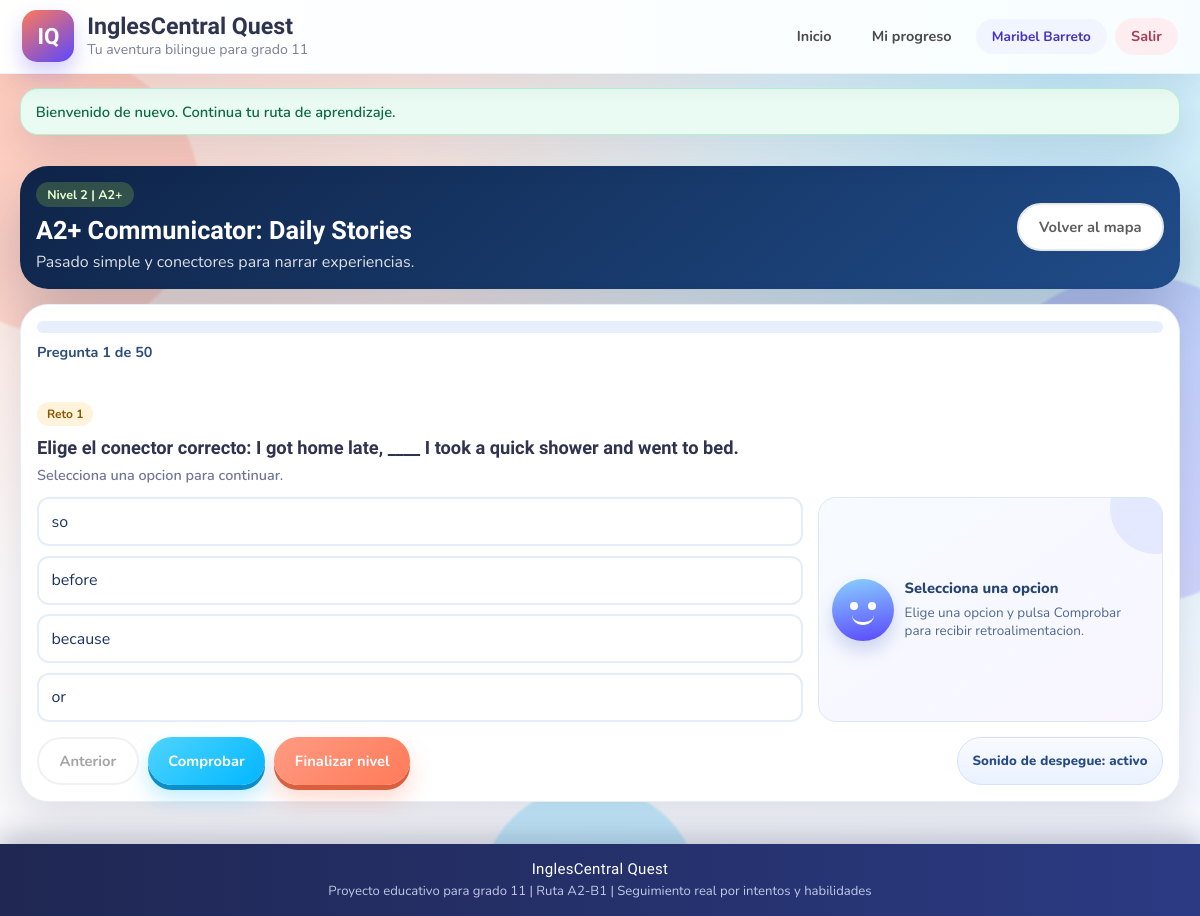
/nivel/2 (signed in), run on the app's committed database.
### tables this page shows
CREATE TABLE IF NOT EXISTS `lecciones` (
  `leccion_id` int(11) NOT NULL AUTO_INCREMENT,     
  `nivel_id` int(11) NOT NULL,
  `titulo_leccion` varchar(160) NOT NULL,
  `objetivo_leccion` varchar(300) NOT NULL,
  `orden_secuencia` int(11) NOT NULL,
  PRIMARY KEY (`leccion_id`),
  UNIQUE KEY `uq_lecciones_nivel_orden` (`nivel_id`,`orden_secuencia`),
  CONSTRAINT `fk_lecciones_nivel` FOREIGN KEY (`nivel_id`) REFERENCES `niveles` (`nivel_id`) ON DELETE CASCADE     
);

CREATE TABLE IF NOT EXISTS `niveles` (
  `nivel_id` int(11) NOT NULL AUTO_INCREMENT,     
  `codigo_nivel` varchar(20) NOT NULL,
  `nombre_nivel` varchar(120) NOT NULL,
  `banda_cefr` varchar(10) NOT NULL,
  `descripcion_nivel` varchar(300) NOT NULL,
  `meta_xp` int(11) NOT NULL CHECK (`meta_xp` >= 0),
  PRIMARY KEY (`nivel_id`),
  UNIQUE KEY `codigo_nivel` (`codigo_nivel`)
);

CREATE TABLE IF NOT EXISTS `preguntas` (
  `pregunta_id` int(11) NOT NULL AUTO_INCREMENT,     
  `leccion_id` int(11) NOT NULL,
  `tipo_pregunta_id` int(11) NOT NULL,
  `enunciado_pregunta` varchar(500) NOT NULL,
  `explicacion` varchar(320) DEFAULT NULL,
  `peso_dificultad` decimal(4,2) NOT NULL DEFAULT 1.00,
  `orden_secuencia` int(11) NOT NULL,
  PRIMARY KEY (`pregunta_id`),
  UNIQUE KEY `uq_preguntas_leccion_orden` (`leccion_id`,`orden_secuencia`),
  KEY `fk_preguntas_tipo` (`tipo_pregunta_id`),
  CONSTRAINT `fk_preguntas_leccion` FOREIGN KEY (`leccion_id`) REFERENCES `lecciones` (`leccion_id`) ON DELETE CASCADE,     
  CONSTRAINT `fk_preguntas_tipo` FOREIGN KEY (`tipo_pregunta_id`) REFERENCES `tipos_pregunta` (`tipo_pregunta_id`)     
);

CREATE TABLE IF NOT EXISTS `opciones_pregunta` (
  `opcion_id` int(11) NOT NULL AUTO_INCREMENT,     
  `pregunta_id` int(11) NOT NULL,
  `texto_opcion` varchar(250) NOT NULL,
  `retroalimentacion` varchar(500) DEFAULT NULL,
  `es_correcta` tinyint(1) NOT NULL DEFAULT 0,
  PRIMARY KEY (`opcion_id`),
  KEY `fk_opciones_pregunta` (`pregunta_id`),
  CONSTRAINT `fk_opciones_pregunta` FOREIGN KEY (`pregunta_id`) REFERENCES `preguntas` (`pregunta_id`) ON DELETE CASCADE     
);

### views/lesson/play.php (the view, shortened to what the rows shown need)
<?php
$questions = is_array($level['questions'] ?? null) ? $level['questions'] : [];
$totalQuestions = count($questions);
$nextLevelIdValue = isset($nextLevelId) ? (int) $nextLevelId : 0;
$nextLevelRoute = $nextLevelIdValue > 0 ? route_url('nivel/' . (string) $nextLevelIdValue) : '';
?>
<section class="lesson-hero">
    <div class="lesson-hero__content">
        <p class="lesson-hero__badge">Nivel <?= e((string) ($level['id'] ?? 0)) ?> | <?= e((string) ($level['difficulty'] ?? '')) ?></p>
        <h2 class="lesson-hero__title"><?= e((string) ($level['name'] ?? 'Nivel')) ?></h2>
        <p class="lesson-hero__description"><?= e((string) ($level['description'] ?? '')) ?></p>
    </div>
    <a class="button button--ghost" href="<?= e(route_url('')) ?>">Volver al mapa</a>
</section>
<?php if ($totalQuestions === 0): ?>
    <section class="result-card">
        <h3 class="result-card__title">Nivel sin preguntas cargadas</h3>
        <p class="result-card__message">Este nivel aun no tiene retos disponibles. Carga preguntas en la base de datos para activarlo.</p>
    </section>
<?php else: ?>
    <section
        class="quiz"
        data-quiz
        data-total-questions="<?= e((string) $totalQuestions) ?>"
        data-next-level-route="<?= e($nextLevelRoute) ?>"
    >
        <div class="quiz__progress">
            <div class="quiz__progress-track" aria-hidden="true">
            </div>
            <p class="quiz__progress-label">Pregunta <span data-progress-current>1</span> de <?= e((string) $totalQuestions) ?></p>
            <p class="quiz__notice" data-quiz-notice aria-live="polite"></p>
        </div>
        <form method="post" class="quiz__form" data-quiz-form>
            <?php foreach ($questions as $index => $question): ?>
                <?php
                $questionNumber = $index + 1;
                $isActive = $index === 0;
                $questionTip = (string) ($question['tip'] ?? '');
                $questionOptions = is_array($question['options'] ?? null) ? $question['options'] : [];
                $questionType = (int) ($question['tipo_pregunta_id'] ?? 1);
                $isTextQuestion = $questionType === 3;
                $isBuildQuestion = $questionType === 4;
                $questionWordbank = is_array($question['wordbank'] ?? null) ? $question['wordbank'] : [];
                $correctOptionUi = null;
                foreach ($questionOptions as $optRow) {
                    if (!empty($optRow['is_correct'])) {
                        $correctOptionUi = $optRow;
                        break;
                    }
                }
                ?>
                <article
                    class="question-card <?= $isActive ? 'question-card--active' : '' ?>"
                    data-question-card
                    data-question-index="<?= e((string) $questionNumber) ?>"
                    data-question-prompt="<?= e((string) ($question['prompt'] ?? '')) ?>"
                    data-question-tip="<?= e($questionTip) ?>"
                    data-question-type="<?= e((string) $questionType) ?>"
                >
                    <p class="question-card__counter">Reto <?= e((string) $questionNumber) ?></p>
                    <h3 class="question-card__prompt"><?= e((string) ($question['prompt'] ?? '')) ?></h3>
                    <?php if ($isTextQuestion): ?>
                        <p class="question-card__subtitle">Escribe la palabra faltante para completar la oracion.</p>
                    <?php elseif ($isBuildQuestion): ?>
                        <p class="question-card__subtitle">Haz clic en las palabras para construir la oracion correcta.</p>
                    <?php else: ?>
                        <p class="question-card__subtitle">Selecciona una opcion para continuar.</p>
                    <?php endif; ?>
                    <div class="question-card__body">
                        <?php if ($isTextQuestion): ?>
                            <div class="question-card__text-input">
                                <input
                                    type="text"
                                    name="answers[<?= e((string) ($question['id'] ?? 0)) ?>]"
                                    class="question-text-input"
                                    autocomplete="off"
                                    placeholder="Escribe tu respuesta aqui..."
                                    data-correct-text="<?= e((string) ($correctOptionUi['text'] ?? '')) ?>"
                                    data-option-feedback="<?= e((string) ($correctOptionUi['retroalimentacion'] ?? '')) ?>"
                                >
                                <p class="question-text-input__hint">Presiona Enter o haz clic en Siguiente para continuar</p>
                            </div>
                        <?php elseif ($isBuildQuestion): ?>
                            <input
                                type="hidden"
                                name="answers[<?= e((string) ($question['id'] ?? 0)) ?>]"
                                value=""
                                data-build-answer
                                data-correct-sentence="<?= e((string) ($question['correct_sentence'] ?? '')) ?>"
                                data-option-feedback="<?= e((string) ($correctOptionUi['retroalimentacion'] ?? '')) ?>"
                            >
                            <div class="question-card__build">
                                <div class="dropzone-container" data-dropzone>
                                    <span class="dropzone-placeholder" data-dropzone-placeholder>Aqui aparecera tu oracion...</span>
                                </div>
                                <div class="wordbank-container" data-wordbank>
                                    <?php foreach ($questionWordbank as $word): ?>
                                        <button type="button" class="word-btn" data-word="<?= e($word) ?>"><?= e($word) ?></button>
                                    <?php endforeach; ?>
                                </div>
                            </div>
                        <?php else: ?>
                            <div class="question-card__options">
                                <?php foreach ($questionOptions as $optionIndex => $option): ?>
                                    <?php $optionInputId = 'q' . (string) ($question['id'] ?? 0) . '_option_' . ($optionIndex + 1); ?>
                                    <label class="question-option" for="<?= e($optionInputId) ?>">
                                        <span class="question-option__label"><?= e((string) ($option['text'] ?? '')) ?></span>
                                    </label>
                                <?php endforeach; ?>
                            </div>
                        <?php endif; ?>
                        <aside class="question-feedback question-feedback--neutral" data-question-feedback aria-live="polite">
                            <div class="question-feedback__avatar" aria-hidden="true">
                                <span class="question-feedback__eye question-feedback__eye--left"></span>
                                <span class="question-feedback__eye question-feedback__eye--right"></span>
                                <span class="question-feedback__mouth"></span>
                            </div>
                            <?php if ($isTextQuestion): ?>
                                <h4 class="question-feedback__title" data-feedback-title>Escribe tu respuesta</h4>
                                <p class="question-feedback__text" data-feedback-text>Escribe la palabra y presiona Enter o clic en Siguiente.</p>
                            <?php elseif ($isBuildQuestion): ?>
                                <h4 class="question-feedback__title" data-feedback-title>Construye la oracion</h4>
                                <p class="question-feedback__text" data-feedback-text>Haz clic en las palabras para colocarlas en orden.</p>
                            <?php else: ?>
                                <h4 class="question-feedback__title" data-feedback-title>Selecciona una opcion</h4>
                                <p class="question-feedback__text" data-feedback-text>Te dare pistas utiles sin revelar la respuesta.</p>
                            <?php endif; ?>
                        </aside>
                    </div>
                </article>
            <?php endforeach; ?>
            <div class="quiz__actions">
                <button type="button" class="button button--ghost" data-prev-question disabled>Anterior</button>
                <button type="button" class="button button--secondary" data-next-question>Siguiente</button>
                <button type="submit" class="button button--primary" data-submit-quiz hidden>Finalizar nivel</button>
                <?php if ($nextLevelRoute !== ''): ?>
                    <button
                        type="button"
                        class="launch-sound-toggle"
                        data-launch-sound-toggle
                        aria-pressed="true"
                    >
                    </button>
                <?php endif; ?>
            </div>
        </form>
    </section>
<?php endif; ?>

### data on the page
lecciones: nivel.nivel_id "2", nivel.banda_cefr "A2+", nivel.nombre_nivel "A2+ Communicator: Daily Stories", nivel.descripcion_nivel "Pasado simple y conectores para narrar experiencias."
preguntas: questionNumber "1", enunciado_pregunta "Elige el conector correcto: I got home late, ____ I took a quick shower and went to bed.", shows "Selecciona una opcion para continuar.", shows "Elige una opcion y pulsa Comprobar para recibir retroalimentacion."
opciones_pregunta: texto_opcion "so"
opciones_pregunta: texto_opcion "before"
opciones_pregunta: texto_opcion "because"
opciones_pregunta: texto_opcion "or"

### other printed values
$user['name'] "Maribel Barreto"
$flash['message'] "Bienvenido de nuevo. Continua tu ruta de aprendizaje."
$totalQuestions "50"
